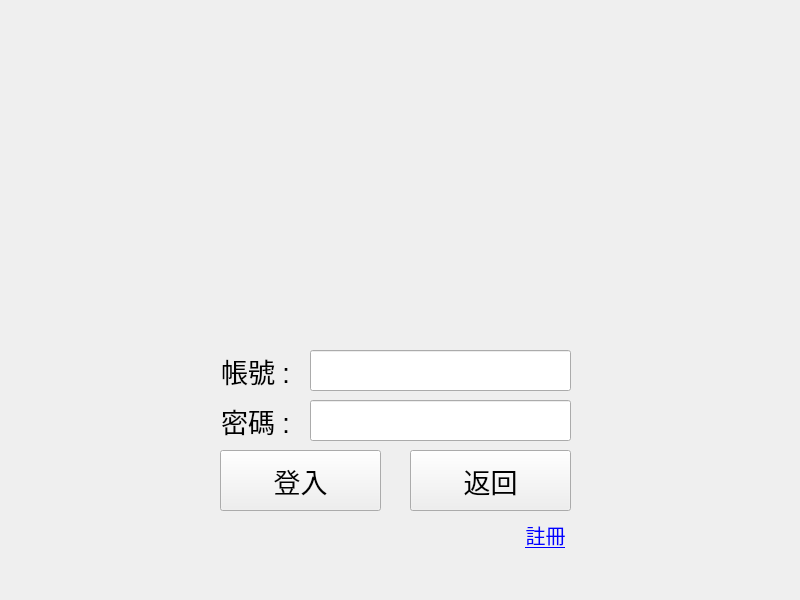
<?xml version="1.0" encoding="UTF-8"?>
<ui version="4.0">
 <class>Member</class>
 <widget class="QWidget" name="Member">
  <property name="geometry">
   <rect>
    <x>0</x>
    <y>0</y>
    <width>800</width>
    <height>600</height>
   </rect>
  </property>
  <property name="windowTitle">
   <string>Form</string>
  </property>
  <property name="styleSheet">
   <string notr="true"/>
  </property>
  <widget class="QLabel" name="label">
   <property name="geometry">
    <rect>
     <x>70</x>
     <y>0</y>
     <width>611</width>
     <height>361</height>
    </rect>
   </property>
   <property name="text">
    <string/>
   </property>
   <property name="pixmap">
    <pixmap resource="resource.qrc">:/sources/images/logo.png</pixmap>
   </property>
   <property name="scaledContents">
    <bool>false</bool>
   </property>
   <property name="alignment">
    <set>Qt::AlignCenter</set>
   </property>
  </widget>
  <widget class="QPushButton" name="exitButton">
   <property name="geometry">
    <rect>
     <x>410</x>
     <y>450</y>
     <width>161</width>
     <height>61</height>
    </rect>
   </property>
   <property name="font">
    <font>
     <pointsize>20</pointsize>
    </font>
   </property>
   <property name="styleSheet">
    <string notr="true"/>
   </property>
   <property name="text">
    <string>返回</string>
   </property>
  </widget>
  <widget class="QLineEdit" name="account">
   <property name="geometry">
    <rect>
     <x>310</x>
     <y>350</y>
     <width>261</width>
     <height>41</height>
    </rect>
   </property>
   <property name="font">
    <font>
     <pointsize>20</pointsize>
    </font>
   </property>
   <property name="maxLength">
    <number>15</number>
   </property>
  </widget>
  <widget class="QLineEdit" name="password">
   <property name="geometry">
    <rect>
     <x>310</x>
     <y>400</y>
     <width>261</width>
     <height>41</height>
    </rect>
   </property>
   <property name="font">
    <font>
     <pointsize>20</pointsize>
    </font>
   </property>
   <property name="maxLength">
    <number>15</number>
   </property>
   <property name="echoMode">
    <enum>QLineEdit::Password</enum>
   </property>
  </widget>
  <widget class="QPushButton" name="enterButton">
   <property name="geometry">
    <rect>
     <x>220</x>
     <y>450</y>
     <width>161</width>
     <height>61</height>
    </rect>
   </property>
   <property name="font">
    <font>
     <pointsize>20</pointsize>
    </font>
   </property>
   <property name="styleSheet">
    <string notr="true"/>
   </property>
   <property name="text">
    <string>登入</string>
   </property>
  </widget>
  <widget class="QLabel" name="label_2">
   <property name="geometry">
    <rect>
     <x>210</x>
     <y>350</y>
     <width>91</width>
     <height>41</height>
    </rect>
   </property>
   <property name="font">
    <font>
     <pointsize>20</pointsize>
    </font>
   </property>
   <property name="text">
    <string>帳號 :</string>
   </property>
   <property name="alignment">
    <set>Qt::AlignCenter</set>
   </property>
  </widget>
  <widget class="QLabel" name="label_3">
   <property name="geometry">
    <rect>
     <x>210</x>
     <y>400</y>
     <width>91</width>
     <height>41</height>
    </rect>
   </property>
   <property name="font">
    <font>
     <pointsize>20</pointsize>
    </font>
   </property>
   <property name="text">
    <string>密碼 :</string>
   </property>
   <property name="alignment">
    <set>Qt::AlignCenter</set>
   </property>
  </widget>
  <widget class="QLabel" name="registerLink">
   <property name="geometry">
    <rect>
     <x>520</x>
     <y>520</y>
     <width>51</width>
     <height>31</height>
    </rect>
   </property>
   <property name="font">
    <font>
     <pointsize>15</pointsize>
    </font>
   </property>
   <property name="cursor">
    <cursorShape>ArrowCursor</cursorShape>
   </property>
   <property name="styleSheet">
    <string notr="true"/>
   </property>
   <property name="text">
    <string>&lt;a href=\&quot;\&quot;&gt;&lt;span style=&quot; text-decoration: underline; color:#0000ff;&quot;&gt;註冊&lt;/span&gt;&lt;/a&gt;</string>
   </property>
   <property name="alignment">
    <set>Qt::AlignCenter</set>
   </property>
   <property name="openExternalLinks">
    <bool>false</bool>
   </property>
  </widget>
 </widget>
 <resources>
  <include location="resource.qrc"/>
 </resources>
 <connections/>
</ui>
